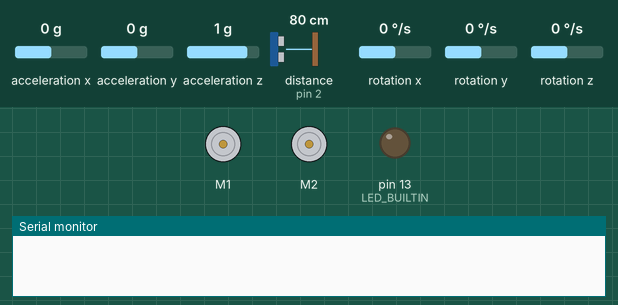
This sketch was run on a simulated Arduino Uno, built with avr-gcc and run on an emulated ATmega328P. Parts: 2 × DC motor (green arrow = forward, orange = backward, longer = faster), output pins drawn as LEDs (lit = HIGH), the last lines printed to the serial monitor. Wiring (inferred from the names in the program): ultrasonic range finder: trigger pin 4; echo pin 2. The test bench sets the inputs (shaded band); at power-on: distance to the obstacle (sensor on pin 2) 80 cm, acceleration x 0 g, acceleration y 0 g, acceleration z 1 g, rotation x 0 °/s, rotation y 0 °/s, rotation z 0 °/s. The echo pulse lasts 58.3 µs per cm; pins used as bus, display or sensor lines are not drawn.

Above: at 0.1 s.
At 3.8 s:
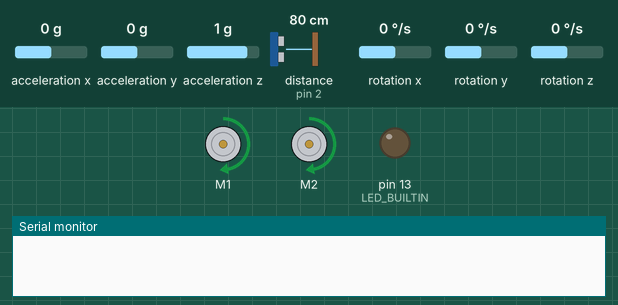
3.9 s: distance to the obstacle (sensor on pin 2) set to 18 cm
At 5.5 s:
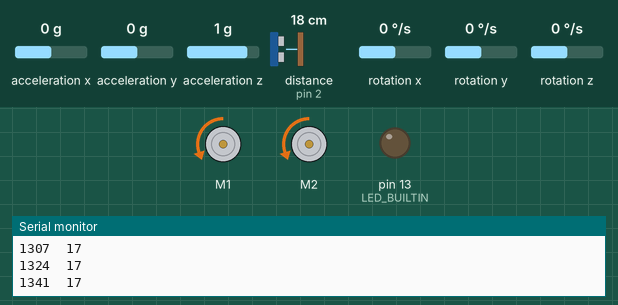
Timing chart, 0 to 8.4 s (numbered marks = the images above; inputs shaded):
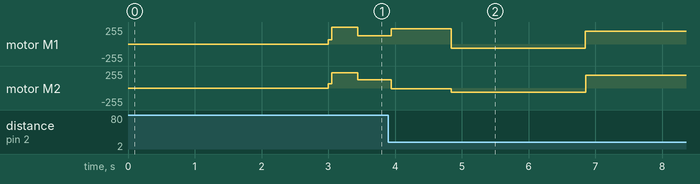

The sketch:

wallClimber.ino
```cpp
#include <Encoder.h>
#include "I2Cdev.h"
#include "MPU6050.h"
#include "VL53L0X.h"
#include "DualMC33926MotorShield.h"

#define OUTPUT_READABLE_ACCELGYRO

/* encoder not being used
#define ENC_L1 2
#define ENC_L2 3
#define ENC_R1 18
#define ENC_R2 19
*/

/* Already defined in default constructor
  _nD2_2 = 48;
  _D1_2 = 52;

  _M1DIR = 12;
  _M2DIR = 7;

  _EN = 44;

  _M1PWM = 10;
  _M2PWM = 9;
*/

// 2 Sonars
#define ECHO_L 2
#define TRIGGER_L 4
#define ECHO_R 16
#define TRIGGER_R 18

VL53L0X tofSensor;
MPU6050 gyroSensor;

DualMC33926MotorShield md;
int16_t ax, ay, az;
int32_t ax_t, ay_t, az_t;
uint16_t tofDistance;
int32_t sonarL;
int32_t sonarR;
int32_t duration;
int32_t wallRefR = 0;
int32_t wallRefL = 0;
int32_t prevSonarL = 0;
int32_t prevSonarR = 0;
uint16_t s1 = 0, s2 = 0;
uint16_t state = 0;
uint16_t i = 0;
uint16_t gyro_count = 200;
uint32_t startTime;
int32_t counter = 0;

void errorHandle(uint8_t error)
{
  Serial.print("Error Code: ");
  Serial.print(error);
  Serial.println();
  digitalWrite(LED_BUILTIN, HIGH);
}

void updateSensors()
{
  for (i = 0; i < gyro_count; i++)
  {
    gyroSensor.getAcceleration(&ax, &ay, &az);
    ax_t += ax;
    ay_t += ay;
    az_t += az;
  }

  ax_t /= gyro_count;
  ay_t /= gyro_count;
  az_t /= gyro_count;
/*
  distance = tofSensor.readRangeSingleMillimeters();
  if (tofSensor.timeoutOccurred())
    errorHandle(2);
*/
}

void updateProximity()
{
/*
  duration = 0;
  while (duration < 582 || duration > 23280)
  {
    digitalWrite(TRIGGER_R, LOW);
    delayMicroseconds(2);
    digitalWrite(TRIGGER_R, HIGH);
    delayMicroseconds(10);
    digitalWrite(TRIGGER_R, LOW);
    duration = pulseIn(ECHO_R, HIGH);
  }
  sonarR = duration/58.2;
  */
  duration = 0;
  while (duration < 582 || duration > 23280)
  {
    digitalWrite(TRIGGER_L, LOW);
    delayMicroseconds(2);
    digitalWrite(TRIGGER_L, HIGH);
    delayMicroseconds(10);
    digitalWrite(TRIGGER_L, LOW);
    duration = pulseIn(ECHO_L, HIGH);
  }
  sonarL = duration/58.2;
/*
  Serial.print(wallRefL);
  Serial.print("\t");
  Serial.print(wallRefR);
  Serial.print("\t");
  Serial.print(sonarL);
  Serial.print("\t");
  Serial.print(sonarR);
  Serial.print("\t");
  Serial.print(wallRefL-sonarL);
  Serial.print("\t");
  Serial.println(wallRefR-sonarR);
*/
}

void motor()
{
  md.setSpeeds(s1, s2);
}

void turnLeft()
{
  md.setSpeeds(-21, 380);
  delay(900);
  motor();
}

void turnRight()
{
  md.setSpeeds(360, -21);
  delay(900);
  motor();
}

void setup()
{
  Serial.begin(9600);
  Wire.begin();
  pinMode(LED_BUILTIN, OUTPUT);
/*
  tofSensor.init();
  tofSensor.setTimeout(500);
  tofSensor.startContinuous();
*/

  pinMode(TRIGGER_L, OUTPUT);
  pinMode(ECHO_L, INPUT);

  pinMode(TRIGGER_R, OUTPUT);
  pinMode(ECHO_R, INPUT);

  gyroSensor.initialize();
  if (!gyroSensor.testConnection())
    errorHandle(1);

  md.init();
}

void searchBase(int32_t & refValue, int32_t & sonarValue) {
    if ((refValue - sonarValue) > 25 && refValue < 300 && sonarValue < 150 && refValue > 10 && sonarValue > 10)
    {
      state++;
      refValue = 1;
    }
    else
      refValue = sonarValue;
}

void loop() {

  delay(3000);
  s1 = 400;
  s2 = 365;
  //md.setSpeeds(100, 0);
  //delay(50);
  md.setSpeeds(100, 100);
  delay(50);
  motor();

  state = 2;

  while (state < 3)
  {
    updateSensors();

    if (state == 0)
    {
      // detect get onto wall
      if (ay_t > 15000)
      {
        s1 = 390;
        motor();
        state++;
      }
    }

    if (state == 1)
    {
      // detect get over edge 1
      if (ay_t < 13500)
      {
        s1 = 200;
        s2 = 192;
        motor();
      }

      // detect get over edge 2
      if (ay_t < -7500)
      {
        s1 = 30;
        s2 = 26;
        motor();
      }

      // detect get over edge 3
      if (ay_t < -16000)
      {
        s1 = 400;
        s2 = 370;
        motor();
        state++;
      }
    }

    if (state == 2)
    {
      // detect get back on floor
      if (az_t > 15500)
      {
        state++;

        s1 = s2 = 200;
        motor();
        delay(500);
        s1 = s2 = -100;
        turnRight();
        startTime = millis();
        updateProximity();
      }
    }
/*
    Serial.print(state);
    Serial.print("\t");
    Serial.print(ax_t);
    Serial.print("\t");
    Serial.print(ay_t);
    Serial.print("\t");
    Serial.println(az_t);
*/
  }

  i = 0;
  while (i < 6)
  {
    i++;
    updateProximity();
  }

  i = 0;

  // enter pole detection
  while(state == 3)
  {
    wallRefL += sonarL;
    counter++;

    updateProximity();

    if ((wallRefL/counter - sonarL) > 30)
    {
      i = 1;
      state++;
    }
    if ((millis()-startTime) > 2000 && s1 == -100)
    {
      s1 = s2 = 300;
      motor();
    }

    Serial.print(wallRefL);
    Serial.print("\t");
    Serial.println(sonarL);
  }
  Serial.println("Detected Pole.");

  while (state == 4)
  {
    if (i == 1)
    {
      turnLeft();
      state++;
    }
  }
  s1 = 0;
  s2 = 0;
  motor();

  while(1);
}
```
